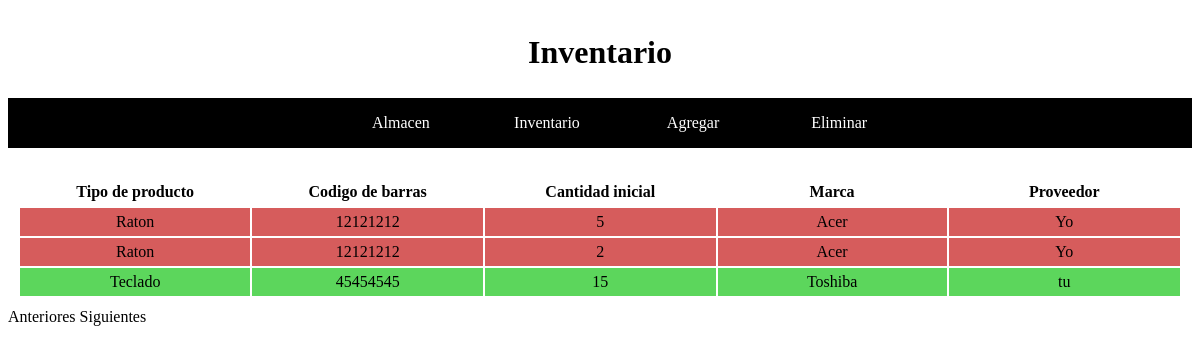
The page /inventario.php on the database as committed earlier.
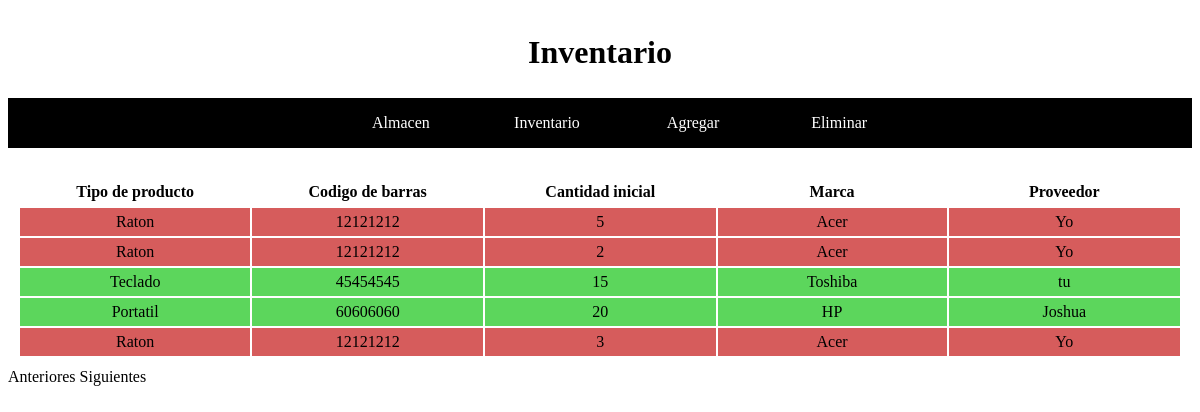
The same page on the database as committed later.
### tables this page shows
CREATE TABLE "Almacen" (
	"TipoDeProducto"	varchar(35),
	"CodigoDeBarras"	varchar(25) NOT NULL,
	"CantidadInicial"	INTEGER NOT NULL DEFAULT '1',
	"Marca"	TEXT,
	"Proveedor"	TEXT
);

### inventario.php (the view, shortened to what this page needs)
<?php
    if (isset($_REQUEST['pos']))
        $inicio=$_REQUEST['pos'];
    else
        $inicio=0;
?>
<!DOCTYPE html>
<html>
<head>
    <link rel="stylesheet" href="./estilo.css">
</head>
<body>
<header><h1 style={position:relative}>Inventario</h1></header>
<nav>
    <ul>
        <li><a href="./almacen.php"> Almacen </a></li>
        <li><a href="./inventario.php"> Inventario </a></li>
        <li><a href="./insertar.php"> Agregar </a></li>
        <li><a href="./eliminar.php"> Eliminar </a></li>
    </ul>
</nav>
<?php
    $bd = new MiBD();
    $resultado = $bd->query("SELECT * FROM Almacen limit $inicio,25");
    echo "<table>";
    echo "<tr>";
    echo "<th> Tipo de producto </th>";
    echo "<th> Codigo de barras </th>";
    echo "<th> Cantidad inicial </th>";
    echo "<th> Marca </th>";
    echo "<th> Proveedor </th>";
    echo "</tr>";
    echo "<br>";
    $impresos=0;
    while ($row = $resultado->fetchArray()) {
        $impresos++;
        $CantidadActual = $bd->query("SELECT CantidadActual FROM Recordar WHERE CodigoDeBarras='$row[1]'");
        $CantidadActual2 = $CantidadActual-> fetchArray();
        $CantidadAviso = $bd->query("SELECT RecordarCant FROM Recordar WHERE CodigoDeBarras='$row[1]'");
        $CantidadAviso2 =  $CantidadAviso -> fetchArray();
        if ($CantidadActual2[0] < $CantidadAviso2[0]){
            echo "<tr class='CantRojo'>";
        }
        else{
            echo "<tr class='CantVerde'>";
        }
        echo "<td> $row[0] </td>";
        echo "<td> $row[1] </td>";
        echo "<td> $row[2] </td>";
        echo "<td> $row[3] </td>";
        echo "<td> $row[4] </td>";
        echo "</tr>";
    }
    echo "</table>";
    if ($inicio==0)
        echo "Anteriores ";
    else
    {
        $anterior=$inicio-25;
        echo "<a href=\"inventario.php?pos=$anterior\">Anteriores </a>";
    }
    if($impresos==25)
    {
        $proximo=$inicio+25;
        echo "<a href=\"inventario.php?pos=$proximo\">Siguientes</a>";
    }
    else
        echo "Siguientes";
?>
</body>
</html>

### estilo.css (style rules this page uses)
header { position:relative; margin:auto; text-align:center; padding:5px; }
nav { position:relative; margin:auto; width:100%; height:auto; background:black; }
nav ul { position:relative; margin:auto; width:50%; text-align: center; }
nav ul li { display:inline-block; width:24%; line-height:50px; list-style: none; }
nav ul li a { color:white; text-decoration: none; }
table { position: relative; margin: auto; text-align: center; padding: 10px; }
th, td { padding: 5px; width: 240px; }
.CantRojo { background-color: hsl(0, 60%, 60%); }
.CantVerde { background-color: hsl(120, 60%, 60%); }

Rows that differ between the two databases and show on the page:
added almacen: TipoDeProducto "Portatil", CodigoDeBarras "60606060", CantidadInicial "20", Marca "HP", Proveedor "Joshua"
added almacen: TipoDeProducto "Raton", CodigoDeBarras "12121212", CantidadInicial "3", Marca "Acer", Proveedor "Yo"
